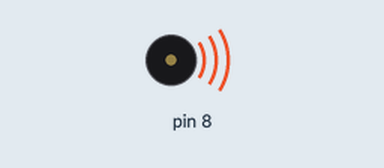
This sketch was run on a simulated Arduino Uno, built with avr-gcc and run on an emulated ATmega328P. Shown: buzzer (waves = sounding).

Above: at 0.1 s.
At 1.5 s:
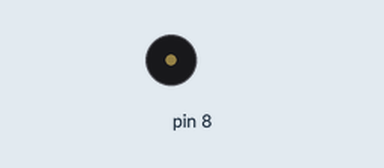
Timing chart, 0 to 3.0 s (numbered marks = the images above):
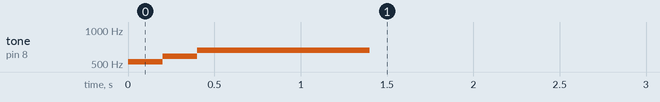

The sketch:

week05_1.ino
```cpp
//week05_2_arduino_do_re_mi_seriaal
//在啟動時,void setup()裡多了do,re,mi
//修改自week02-5
//我想要把arduino跟processing結合
//在processing按下key1 2 3對應arduino的Do Re Mi使用USB serial
void setup() {
  Serial.begin(9600);//USB Serial開始傳輸,速度9600 bps
  tone(8,523,1000);
  delay(200);
  tone(8,587,1000);
  delay(200);
  tone(8,659,1000);
}

void loop() {
  if (Serial.available()){//如果USB Serial有收到資料
    char c=Serial.read(); //就讀進來
    if (c=='1') tone(8,523,1000);//Do 1秒
    if (c=='2') tone(8,587,1000);//Re 1秒
    if (c=='3') tone(8,659,1000);//Mi 1秒
  }
}
```

Measured:
- by itself, tone on pin 8: silent → 523 Hz at 0.00 s, → 587 Hz 0.20 s later, → 659 Hz 0.20 s later, → silent 1.0 s later
